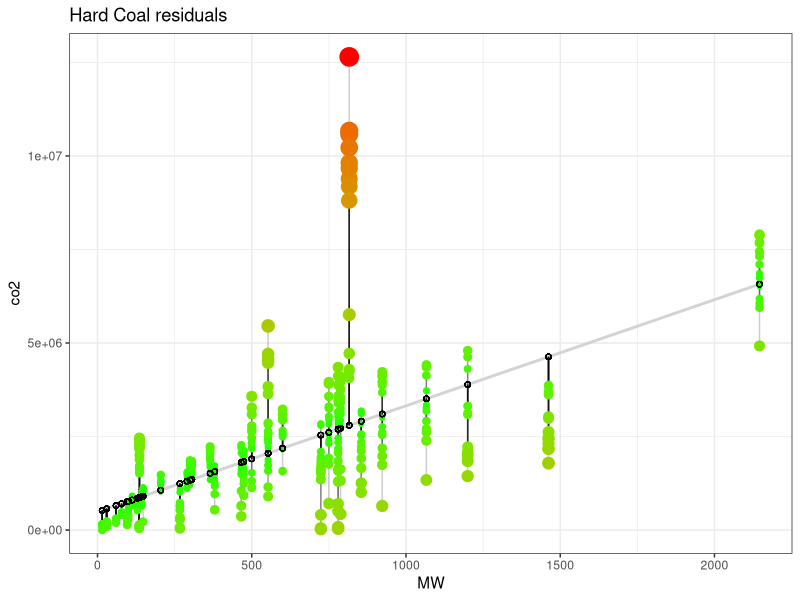
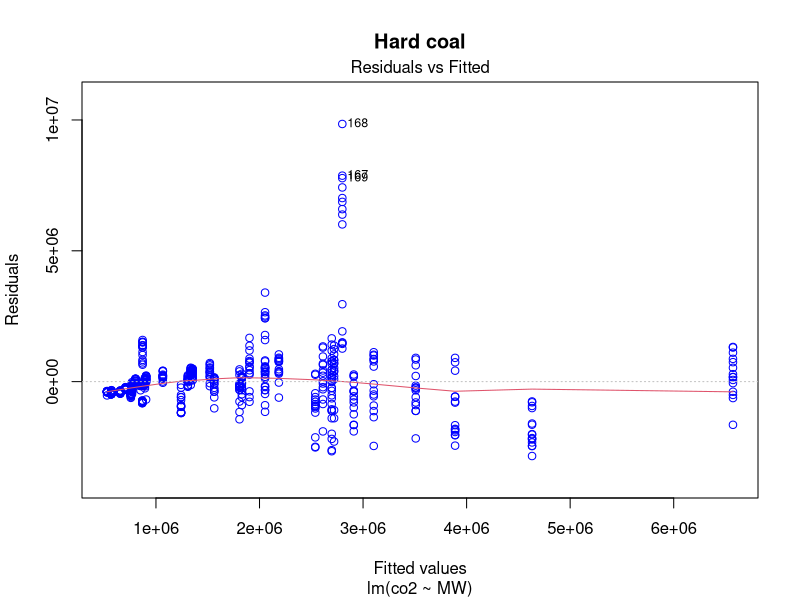
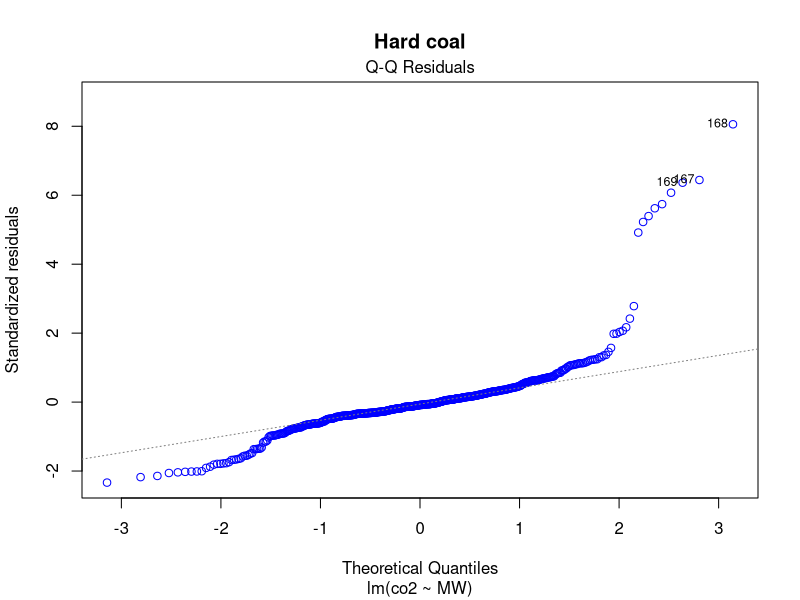
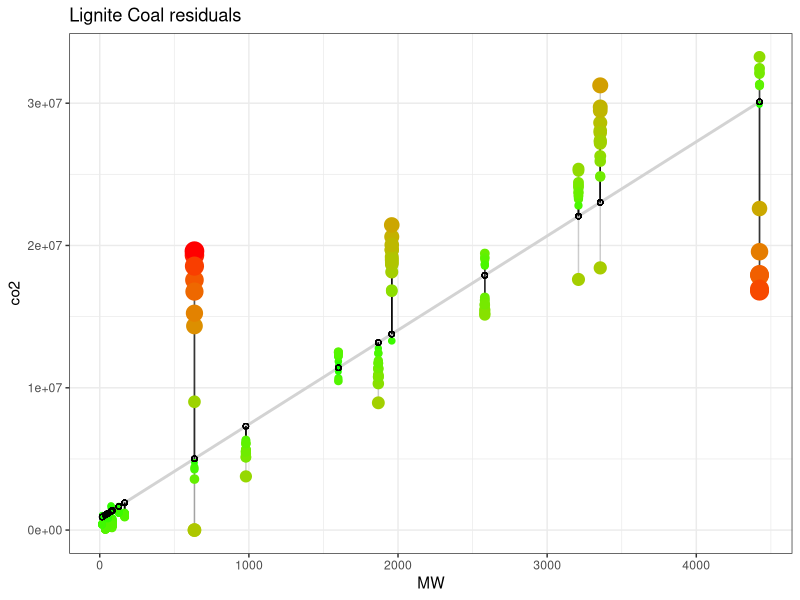
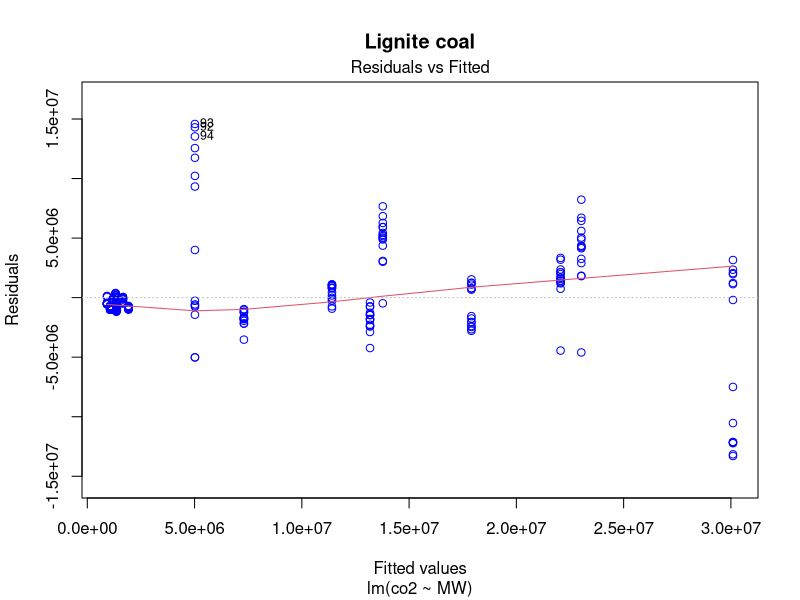
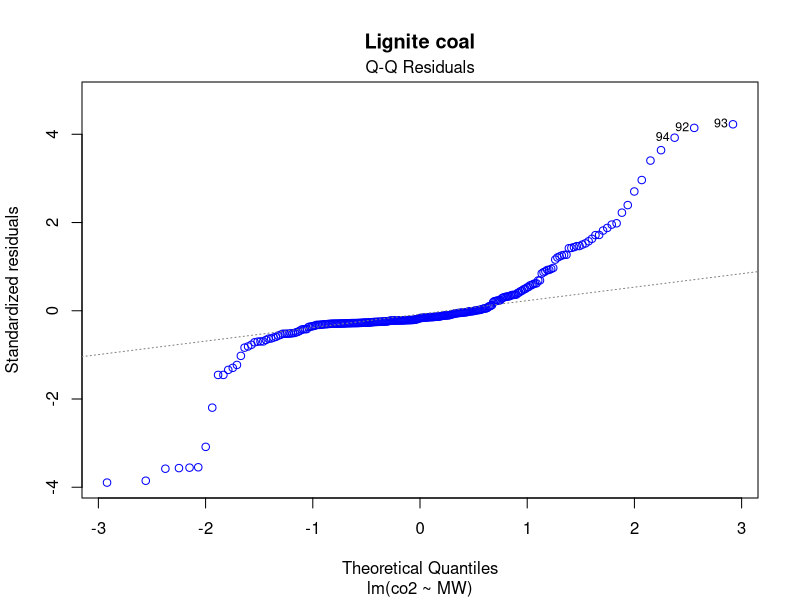
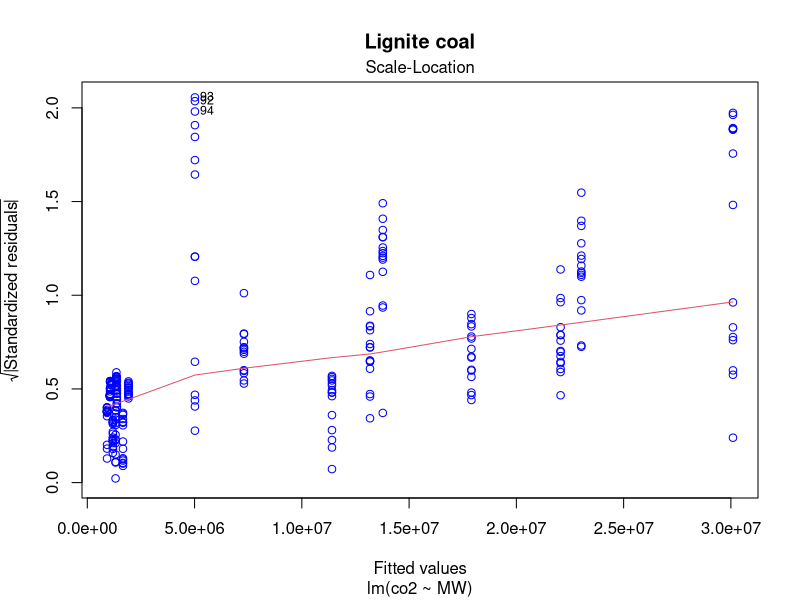

Reproduce these figures in R, in order.
## ---- chunk 1
knitr::opts_chunk$set(echo = FALSE,
                      warning=FALSE,
                      message = FALSE)
library(readr)
library(tidyverse)
library(ggplot2)
## ---- chunk 2
df <- read_csv("df.csv")
## ---- chunk 3
hc <- df %>% 
  filter(fuel_type=="hard coal")

lc <- df %>% 
  filter(fuel_type=="lignite")


fithc <- lm(co2 ~ MW, data = hc) # fit the model

hc$predicted <- predict(fithc)   # Save the predicted values
hc$residuals <- residuals(fithc) # Save the residual values
ggplot(hc, aes(x = MW, y = co2)) +
  geom_smooth(method = "lm", se = FALSE, color = "lightgrey") +     # regression line  
  geom_segment(aes(xend = MW, yend = predicted), alpha = .2) +      # draw line from point to line
  geom_point(aes(color = abs(residuals), size = abs(residuals))) +  # size of the points
  scale_color_continuous(low = "green", high = "red") +             # colour of the points mapped to residual size - green smaller, red larger
  guides(color = FALSE, size = FALSE) +                             # Size legend removed
  geom_point(aes(y = predicted), shape = 1) +
labs(title="Hard Coal residuals") +
  theme_bw()
## ---- chunk 4
plot(fithc, which=1, col=c("blue"),
     main="Hard coal")
## ---- chunk 5
plot(fithc, which=2, col=c("blue"),
     main="Hard coal")
## ---- chunk 6
lc <- df %>% 
  filter(fuel_type=="lignite")


fitlc <- lm(co2 ~ MW, data = lc) # fit the model

lc$predicted <- predict(fitlc)   # Save the predicted values
lc$residuals <- residuals(fitlc) # Save the residual values
ggplot(lc, aes(x = MW, y = co2)) +
  geom_smooth(method = "lm", se = FALSE, color = "lightgrey") +     # regression line  
  geom_segment(aes(xend = MW, yend = predicted), alpha = .2) +      # draw line from point to line
  geom_point(aes(color = abs(residuals), size = abs(residuals))) +  # size of the points
  scale_color_continuous(low = "green", high = "red") +             # colour of the points mapped to residual size - green smaller, red larger
  guides(color = FALSE, size = FALSE) +                             # Size legend removed
  geom_point(aes(y = predicted), shape = 1) +
labs(title="Lignite Coal residuals") +
  theme_bw()
## ---- chunk 7
plot(fitlc, which=1, col=c("blue"),
     main="Lignite coal")
## ---- chunk 8
plot(fitlc, which=2, col=c("blue"),
     main="Lignite coal")
## ---- chunk 9
plot(fitlc, which=3, col=c("blue"),
     main="Lignite coal") 
